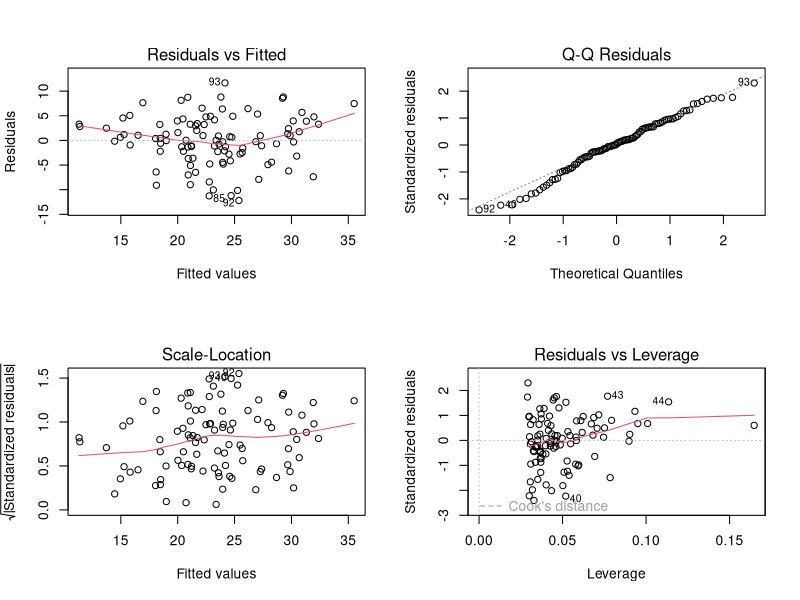
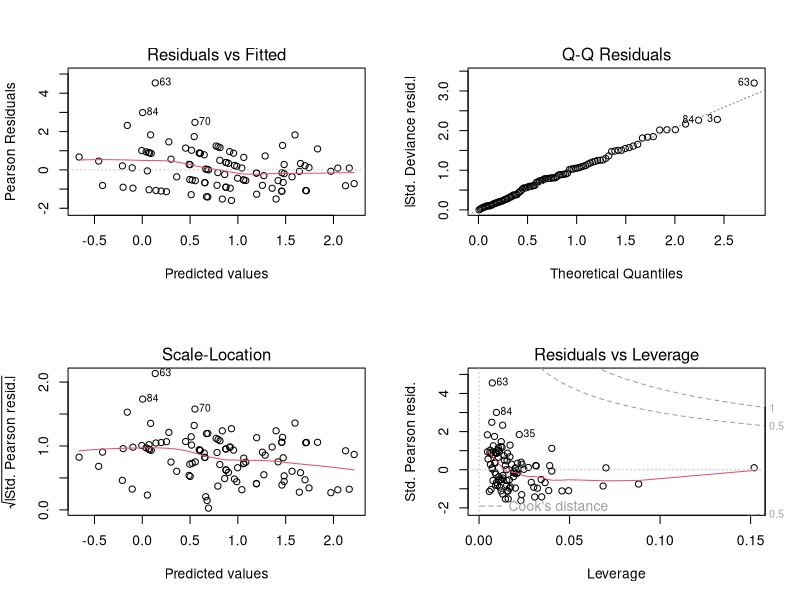
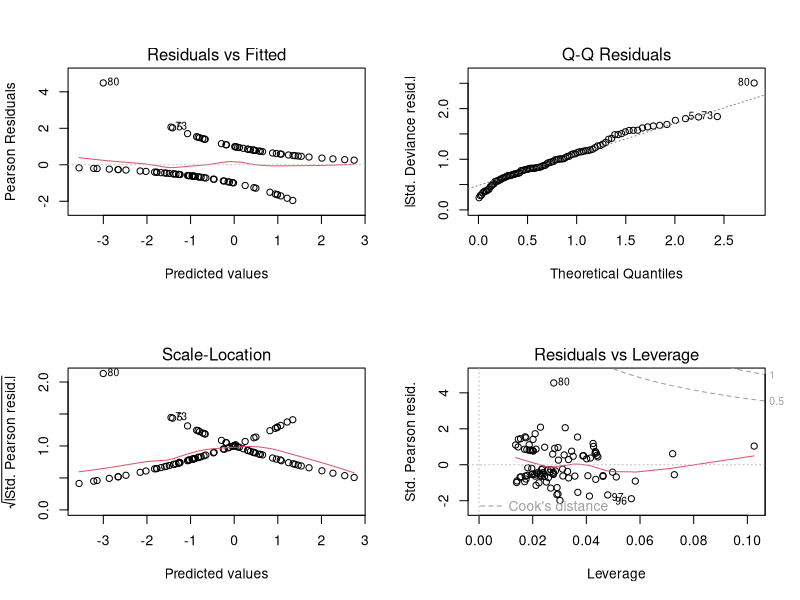
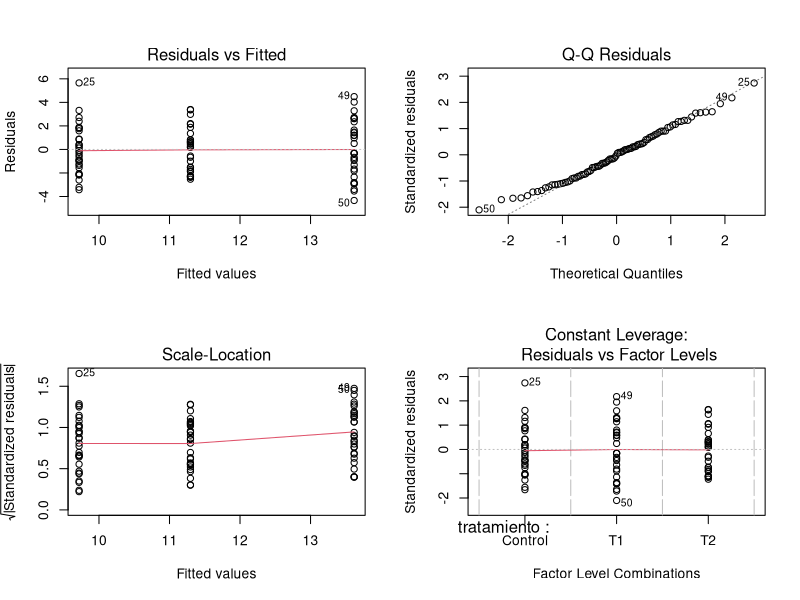
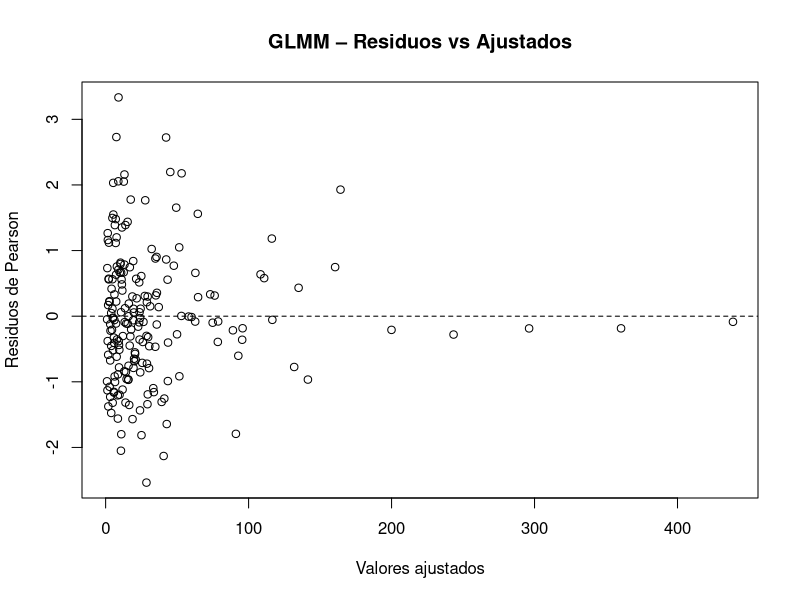

Generate these figures, in order, with R:
# =============================================================================
# 01_ejemplos_frecuentistas.R
# Ejemplos de modelos estadísticos frecuentistas:
#   - Modelo Lineal (LM)
#   - Modelo Lineal Generalizado (GLM) con distribuciones Poisson y Binomial
#   - Análisis de Varianza (ANOVA)
#   - Modelo Lineal Mixto Generalizado (GLMM)
# =============================================================================

# --- Paquetes necesarios -----------------------------------------------------
library(lme4)      # GLMM
library(car)       # Pruebas de diagnóstico y Anova tipo II/III

# =============================================================================
# 1. MODELO LINEAL (LM)
# =============================================================================

# --- Cargar / simular datos de ejemplo ---------------------------------------
set.seed(123)
n <- 100
datos_lm <- data.frame(
  x1 = rnorm(n, mean = 50, sd = 10),
  x2 = rnorm(n, mean = 5,  sd = 2),
  grupo = factor(sample(c("A", "B", "C"), n, replace = TRUE))
)
datos_lm$y <- 3 + 0.5 * datos_lm$x1 - 1.2 * datos_lm$x2 + rnorm(n, sd = 5)

# --- Ajustar modelo ----------------------------------------------------------
modelo_lm <- lm(y ~ x1 + x2 + grupo, data = datos_lm)

# --- Revisar supuestos -------------------------------------------------------
summary(modelo_lm)
par(mfrow = c(2, 2))
plot(modelo_lm)          # Gráficos de diagnóstico (residuos, Q-Q, etc.)
par(mfrow = c(1, 1))

# Prueba de normalidad de residuos
shapiro.test(residuals(modelo_lm))

# Prueba de homocedasticidad (Breusch-Pagan via car)
car::ncvTest(modelo_lm)


# =============================================================================
# 2. GLM – DISTRIBUCIÓN POISSON (datos de conteos)
# =============================================================================

# --- Cargar / simular datos de ejemplo ---------------------------------------
datos_pois <- data.frame(
  exposicion = runif(n, 0.5, 2),
  x1 = rnorm(n)
)
datos_pois$conteos <- rpois(n, lambda = exp(0.8 + 0.6 * datos_pois$x1))

# --- Ajustar modelo ----------------------------------------------------------
modelo_pois <- glm(conteos ~ x1 + offset(log(exposicion)),
                   family = poisson(link = "log"),
                   data   = datos_pois)

# --- Revisar supuestos -------------------------------------------------------
summary(modelo_pois)

# Sobredispersión: razón entre devianza residual y grados de libertad
cat("Razón devianza/gl:", modelo_pois$deviance / modelo_pois$df.residual, "\n")

# Gráficos de diagnóstico
par(mfrow = c(2, 2))
plot(modelo_pois)
par(mfrow = c(1, 1))


# =============================================================================
# 3. GLM – DISTRIBUCIÓN BINOMIAL (datos binarios / proporciones)
# =============================================================================

# --- Cargar / simular datos de ejemplo ---------------------------------------
datos_bin <- data.frame(
  x1 = rnorm(n),
  x2 = rnorm(n)
)
prob_exito <- plogis(-0.5 + 1.2 * datos_bin$x1 - 0.8 * datos_bin$x2)
datos_bin$exito <- rbinom(n, size = 1, prob = prob_exito)

# --- Ajustar modelo ----------------------------------------------------------
modelo_bin <- glm(exito ~ x1 + x2,
                  family = binomial(link = "logit"),
                  data   = datos_bin)

# --- Revisar supuestos -------------------------------------------------------
summary(modelo_bin)

# Razón devianza/gl (bondad de ajuste)
cat("Razón devianza/gl:", modelo_bin$deviance / modelo_bin$df.residual, "\n")

# Gráficos de diagnóstico
par(mfrow = c(2, 2))
plot(modelo_bin)
par(mfrow = c(1, 1))


# =============================================================================
# 4. ANOVA (una y dos vías)
# =============================================================================

# --- Cargar / simular datos de ejemplo ---------------------------------------
datos_anova <- data.frame(
  tratamiento = factor(rep(c("Control", "T1", "T2"), each = 30)),
  bloque      = factor(rep(1:3, times = 30)),
  respuesta   = c(
    rnorm(30, mean = 10, sd = 2),
    rnorm(30, mean = 13, sd = 2),
    rnorm(30, mean = 11, sd = 2)
  )
)

# --- Ajustar modelo ----------------------------------------------------------
# ANOVA de una vía
modelo_aov1 <- aov(respuesta ~ tratamiento, data = datos_anova)

# ANOVA de dos vías
modelo_aov2 <- aov(respuesta ~ tratamiento + bloque, data = datos_anova)

# --- Revisar supuestos -------------------------------------------------------
summary(modelo_aov1)
summary(modelo_aov2)

# Normalidad de residuos
shapiro.test(residuals(modelo_aov1))

# Homogeneidad de varianzas (Levene)
car::leveneTest(respuesta ~ tratamiento, data = datos_anova)

# Comparaciones múltiples post-hoc (Tukey)
TukeyHSD(modelo_aov1)

# Gráficos de diagnóstico
par(mfrow = c(2, 2))
plot(modelo_aov1)
par(mfrow = c(1, 1))


# =============================================================================
# 5. GLMM – MODELO LINEAL MIXTO GENERALIZADO (lme4)
# =============================================================================

# --- Cargar / simular datos de ejemplo ---------------------------------------
n_suj   <- 20
n_obs   <- 10
datos_glmm <- data.frame(
  sujeto    = factor(rep(1:n_suj, each = n_obs)),
  tiempo    = rep(1:n_obs, times = n_suj),
  tratamiento = factor(rep(c("A", "B"), each = n_suj * n_obs / 2))
)
# Efectos aleatorios por sujeto
b0 <- rnorm(n_suj, mean = 0, sd = 1)[datos_glmm$sujeto]
datos_glmm$conteo <- rpois(
  nrow(datos_glmm),
  lambda = exp(1.5 + 0.2 * datos_glmm$tiempo + b0)
)

# --- Ajustar modelo ----------------------------------------------------------
# GLMM Poisson con intercepto aleatorio por sujeto
modelo_glmm <- lme4::glmer(
  conteo ~ tiempo + tratamiento + (1 | sujeto),
  family = poisson(link = "log"),
  data   = datos_glmm
)

# --- Revisar supuestos -------------------------------------------------------
summary(modelo_glmm)

# Verificar convergencia
if (!is.null(modelo_glmm@optinfo$conv$lme4)) {
  warning("Posibles problemas de convergencia.")
}

# Residuos de Pearson vs valores ajustados
plot(fitted(modelo_glmm), residuals(modelo_glmm, type = "pearson"),
     xlab = "Valores ajustados", ylab = "Residuos de Pearson",
     main = "GLMM – Residuos vs Ajustados")
abline(h = 0, lty = 2)
